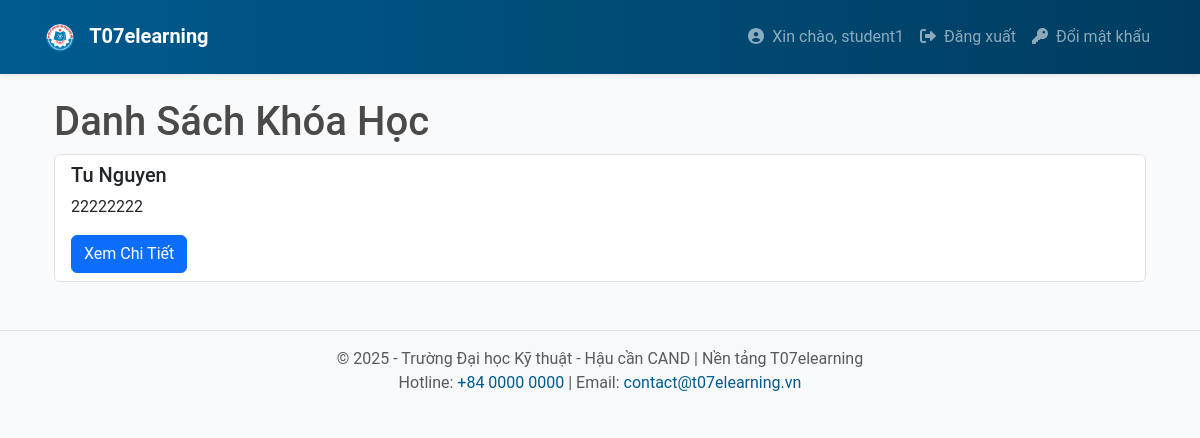
The page /student/courses (signed in) on the database as committed earlier.
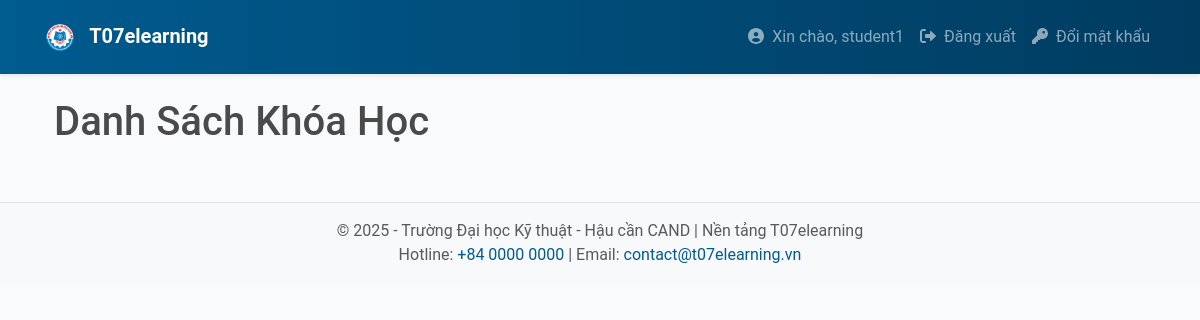
The same page on the database as committed later.
### app/models.py (models this page shows, shortened)
class Course(db.Model):
    __tablename__ = 'courses'
    id = db.Column(db.Integer, primary_key=True)
    name = db.Column(db.String(128), nullable=False)
    description = db.Column(db.Text, nullable=True)
    created_on = db.Column(db.DateTime, default=datetime.utcnow)
    lecturer_id = db.Column(db.Integer, db.ForeignKey('users.id'), nullable=False)
    videos = db.relationship('LectureVideo', back_populates='course')

### app/student/routes.py (the view)
@bp.route('/courses', methods=['GET'])
@login_required
def view_courses():
    if not current_user.is_student():
        flash('Bạn không có quyền truy cập trang này.')
        return redirect(url_for('main.index'))
    courses = Course.query.all()
    return render_template('student/view_courses.html', courses=courses)

### app/models.py (called while the page is built)
    def is_student(self):
        return any(role.name == 'student' for role in self.roles)

### app/templates/student/view_courses.html
{% extends "base.html" %}
{% block content %}
<div class="container">
    <h1>Danh Sách Khóa Học</h1>
    <ul class="list-group">
        {% for course in courses %}
        <li class="list-group-item">
            <h5>{{ course.name }}</h5>
            <p>{{ course.description }}</p>
            <a href="{{ url_for('student.view_course_details', course_id=course.id) }}" class="btn btn-primary">Xem Chi Tiết</a>
        </li>
        {% endfor %}
    </ul>
</div>
{% endblock %}

Rows that differ between the two databases and show on the page:
removed Course: name "Tu Nguyen", description "22222222"
